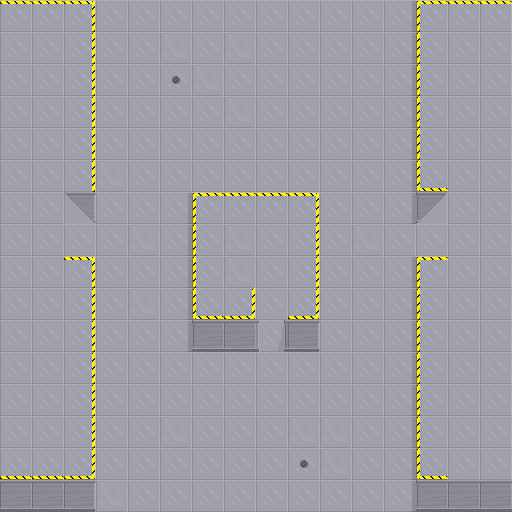

A 2D game scene composited from a Tiled map and its tileset images. What follows is a short description and the map's XML, with every tile layer's data as written:
An orthogonal 16x16 tile map with 32x32 px tiles, 2 tile layers (Tile Layer 1, Tile Layer 2) and 19 objects.

<map version="1.0" orientation="orthogonal" renderorder="right-down" width="16" height="16" tilewidth="32" tileheight="32" nextobjectid="1">
 <tileset firstgid="1" name="arena_tilesheet" tilewidth="32" tileheight="32" tilecount="64" columns="8">
  <image source="arena_tilesheet.png" trans="ff00ff" width="256" height="256" />
  <tile id="5">
   <objectgroup draworder="index">
    <object id="3" x="0" y="0" width="4" height="32" />
    <object id="4" x="4" y="0" width="28" height="4" />
   </objectgroup>
  </tile>
  <tile id="6">
   <objectgroup draworder="index">
    <object id="1" x="0" y="0" width="32" height="4" />
   </objectgroup>
  </tile>
  <tile id="7">
   <objectgroup draworder="index">
    <object id="1" x="28" y="0" width="4" height="32" />
    <object id="2" x="0" y="0" width="28" height="4" />
   </objectgroup>
  </tile>
  <tile id="8">
   <objectgroup draworder="index">
    <object id="1" x="0" y="0" width="32" height="32" />
   </objectgroup>
  </tile>
  <tile id="9">
   <objectgroup draworder="index">
    <object id="1" x="0" y="0" width="32" height="32" />
   </objectgroup>
  </tile>
  <tile id="10">
   <objectgroup draworder="index">
    <object id="1" x="0" y="0" width="32" height="32" />
   </objectgroup>
  </tile>
  <tile id="13">
   <objectgroup draworder="index">
    <object id="1" x="0" y="0" width="4" height="32" />
   </objectgroup>
  </tile>
  <tile id="15">
   <objectgroup draworder="index">
    <object id="2" x="28" y="0" width="4" height="32" />
   </objectgroup>
  </tile>
  <tile id="16">
   <objectgroup draworder="index">
    <object id="1" x="0" y="0" width="32" height="16" />
   </objectgroup>
  </tile>
  <tile id="17">
   <objectgroup draworder="index">
    <object id="1" x="0" y="0" width="32" height="16" />
   </objectgroup>
  </tile>
  <tile id="18">
   <objectgroup draworder="index">
    <object id="3" x="0" y="0" width="4" height="32" />
    <object id="4" x="28" y="0" width="4" height="32" />
   </objectgroup>
  </tile>
  <tile id="21">
   <objectgroup draworder="index">
    <object id="1" x="0" y="0" width="4" height="32" />
    <object id="2" x="4" y="28" width="28" height="4" />
   </objectgroup>
  </tile>
  <tile id="22">
   <objectgroup draworder="index">
    <object id="1" x="0" y="28" width="32" height="4" />
   </objectgroup>
  </tile>
  <tile id="23">
   <objectgroup draworder="index">
    <object id="1" x="0" y="28" width="32" height="4" />
    <object id="2" x="28" y="0" width="4" height="28" />
   </objectgroup>
  </tile>
 </tileset>
 <layer name="Tile Layer 1" width="16" height="16">
  <data encoding="csv">
1,1,1,1,1,1,1,1,1,1,1,1,1,1,1,1,
1,1,1,1,1,1,1,1,1,1,1,1,1,1,1,1,
1,1,1,1,1,1,1,1,1,1,1,1,1,1,1,1,
1,1,1,1,1,1,1,1,1,1,1,1,1,1,1,1,
1,1,1,1,1,1,1,1,1,1,1,1,1,1,1,1,
1,1,1,1,1,1,1,1,1,1,1,1,1,1,1,1,
1,1,1,1,1,1,1,1,1,1,1,1,1,1,1,1,
1,1,1,1,1,1,1,1,1,1,1,1,1,1,1,1,
1,1,1,1,1,1,1,1,1,1,1,1,1,1,1,1,
1,1,1,1,1,1,1,1,1,1,1,1,1,1,1,1,
1,1,1,1,1,1,1,1,1,1,1,1,1,1,1,1,
1,1,1,1,1,1,1,1,1,1,1,1,1,1,1,1,
1,1,1,1,1,1,1,1,1,1,1,1,1,1,1,1,
1,1,1,1,1,1,1,1,1,1,1,1,1,1,1,1,
1,1,1,1,1,1,1,1,1,1,1,1,1,1,1,1,
1,1,1,1,1,1,1,1,1,1,1,1,1,1,1,1
</data>
 </layer>
 <layer name="Tile Layer 2" width="16" height="16">
  <data encoding="csv">
7,7,8,0,0,0,0,0,0,0,0,0,5,6,7,7,
0,0,16,0,0,2,0,2,0,0,0,0,5,14,0,0,
0,0,16,0,0,3,2,0,0,0,0,0,5,14,0,0,
0,0,16,0,0,0,0,2,0,0,0,0,5,14,0,0,
0,0,16,0,0,0,0,0,0,0,0,0,5,14,0,0,
0,0,16,2,0,0,0,0,0,0,0,0,5,22,0,0,
0,0,18,0,0,5,6,7,7,8,0,0,5,17,0,0,
0,0,1,0,2,5,14,2,1,16,0,2,0,1,0,0,
0,0,8,0,0,5,14,2,15,16,0,0,5,6,0,0,
0,0,16,0,2,5,22,24,15,24,0,0,5,14,0,0,
0,0,16,0,0,5,9,10,19,11,1,0,5,14,0,0,
0,0,16,0,0,0,0,0,1,1,1,0,5,14,0,0,
0,0,16,0,0,0,0,0,0,0,0,0,5,14,0,0,
0,0,16,0,0,2,0,0,0,2,2,0,5,14,0,0,
23,23,24,0,0,0,0,0,0,3,2,0,5,22,0,0,
10,10,11,2,0,0,0,0,0,0,0,0,5,9,10,10
</data>
 </layer>
</map>